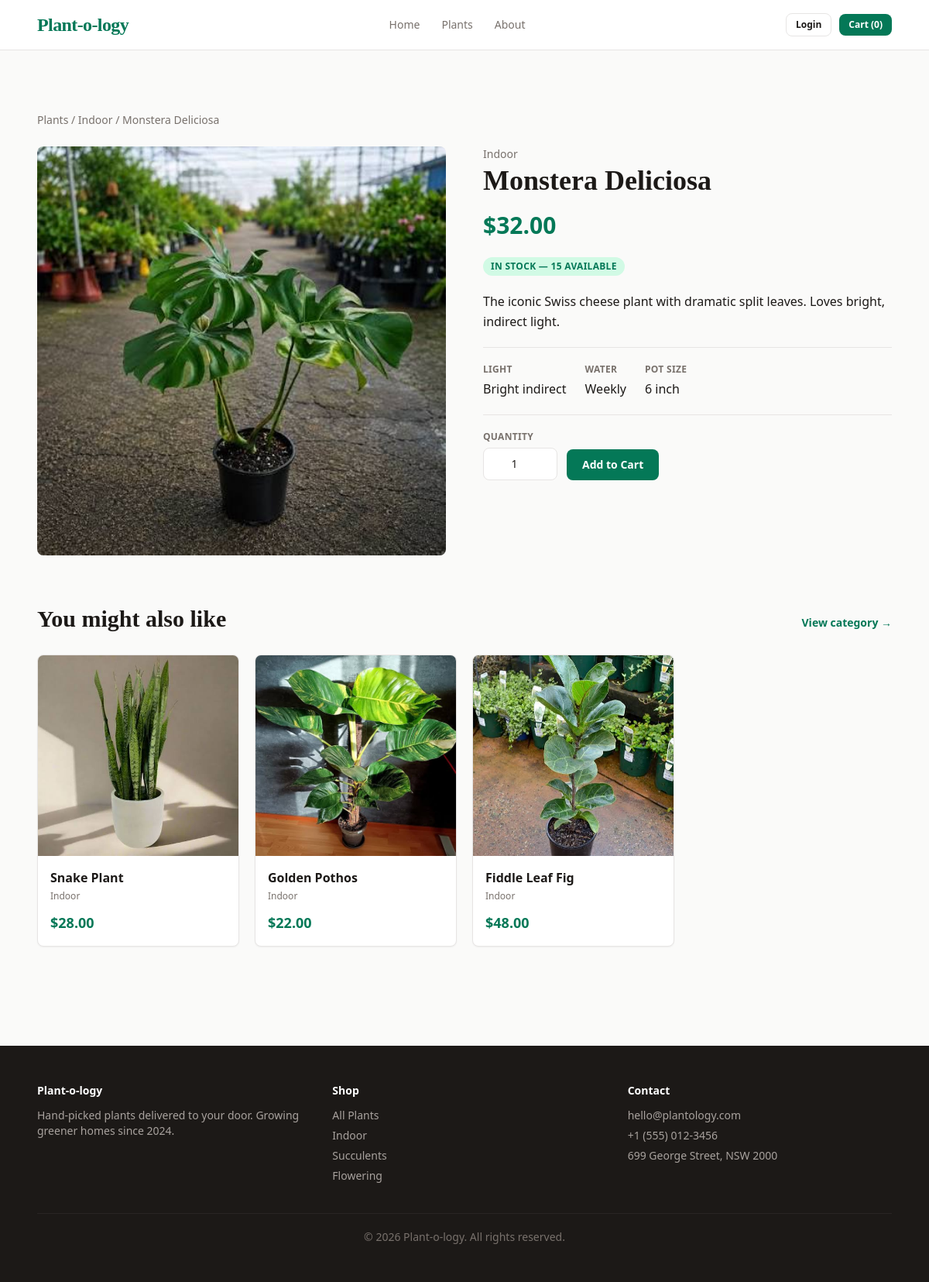
The page /product.php?slug=monstera-deliciosa on the database its author committed.
### tables this page shows
CREATE TABLE `products` (
  `id` int(11) NOT NULL,
  `category_id` int(11) DEFAULT NULL,
  `name` varchar(100) NOT NULL,
  `slug` varchar(100) NOT NULL,
  `description` text DEFAULT NULL,
  `light` varchar(50) DEFAULT NULL,
  `water` varchar(50) DEFAULT NULL,
  `pot_size` varchar(30) DEFAULT NULL,
  `price` decimal(10,2) NOT NULL,
  `stock` int(11) NOT NULL DEFAULT 0,
  `image` varchar(150) DEFAULT NULL,
  `featured` tinyint(1) NOT NULL DEFAULT 0,
  `created_at` timestamp NOT NULL DEFAULT current_timestamp()
);

CREATE TABLE `categories` (
  `id` int(11) NOT NULL,
  `name` varchar(50) NOT NULL,
  `slug` varchar(50) NOT NULL
);

### includes/functions.php (called while the page is built, shortened)
<?php
function e($value) {
    return htmlspecialchars($value ?? '', ENT_QUOTES, 'UTF-8');
}
function price($value) {
    return '$' . number_format((float)$value, 2);
}
function plant_image($filename) {
    $path = 'images/' . $filename;
    return file_exists($path) ? $path : null;
}

### product.php (the view, shortened to what this page needs)
<?php
require_once 'includes/db.php';
$slug = trim($_GET['slug'] ?? '');
$stmt = $conn->prepare("
    SELECT p.*, c.name AS category_name
    FROM products p
    LEFT JOIN categories c ON p.category_id = c.id
    WHERE p.slug = ?
");
$stmt->execute([$slug]);
$product = $stmt->fetch();
    ?>
    <?php
$related = $conn->prepare("
    SELECT p.*, c.name AS category_name
    FROM products p
    LEFT JOIN categories c ON p.category_id = c.id
    WHERE p.category_id = ? AND p.id <> ?
    ORDER BY RAND()
    LIMIT 4
");
$related->execute([$product['category_id'], $product['id']]);
$related = $related->fetchAll();
$img = plant_image($product['image']);
$out = $product['stock'] <= 0;
include 'includes/header.php';
?>
<div class="max-w-6xl mx-auto px-6">
    <p class="text-stone-500 text-sm mb-6">
        <a href="products.php" class="hover:text-emerald-700">Plants</a>
        <?php if ($product['category_name']): ?>
            / <a href="products.php?category=<?php echo urlencode(strtolower(str_replace(' ', '-', $product['category_name']))); ?>" class="hover:text-emerald-700"><?php echo e($product['category_name']); ?></a>
        <?php endif; ?>
        / <?php echo e($product['name']); ?>
    </p>
    <div class="grid grid-cols-2 gap-12 items-start">
        <div class="aspect-square bg-stone-100 rounded-lg overflow-hidden flex items-center justify-center">
            <?php if ($img): ?>
                <img src="<?php echo e($img); ?>" alt="<?php echo e($product['name']); ?>" class="w-full h-full object-cover">
            <?php endif; ?>
        </div>
        <div>
            <div class="text-stone-500 text-sm"><?php echo e($product['category_name'] ?? 'Plant'); ?></div>
            <h1 class="font-serif text-4xl font-bold mt-1 mb-2"><?php echo e($product['name']); ?></h1>
            <div class="text-emerald-700 text-3xl font-bold my-5"><?php echo price($product['price']); ?></div>
            <?php if ($out): ?>
                <span class="inline-block px-2.5 py-1 rounded-full text-xs font-semibold uppercase tracking-wide bg-red-100 text-red-700">Out of stock</span>
            <?php else: ?>
                <span class="inline-block px-2.5 py-1 rounded-full text-xs font-semibold uppercase tracking-wide bg-emerald-100 text-emerald-700">In stock — <?php echo (int)$product['stock']; ?> available</span>
            <?php endif; ?>
            <?php if ($product['description']): ?>
                <p class="mt-5"><?php echo e($product['description']); ?></p>
            <?php endif; ?>
            <div class="flex flex-wrap gap-6 py-5 border-y border-stone-200 my-5">
                <div class="flex flex-col gap-1">
                    <span class="text-xs font-semibold uppercase tracking-wide text-stone-500">Light</span>
                    <span><?php echo e($product['light'] ?? '—'); ?></span>
                </div>
                <div class="flex flex-col gap-1">
                    <span class="text-xs font-semibold uppercase tracking-wide text-stone-500">Water</span>
                    <span><?php echo e($product['water'] ?? '—'); ?></span>
                </div>
                <div class="flex flex-col gap-1">
                    <span class="text-xs font-semibold uppercase tracking-wide text-stone-500">Pot size</span>
                    <span><?php echo e($product['pot_size'] ?? '—'); ?></span>
                </div>
            </div>
            <?php if ($out): ?>
                <p class="text-stone-500">This plant is currently out of stock. Check back soon.</p>
            <?php else: ?>
                <form method="post" action="cart.php" class="flex items-end gap-3 mt-5" data-add-cart>
                    <div class="flex flex-col gap-1.5 mb-0">
                        <label class="text-xs font-semibold uppercase tracking-wide text-stone-500">Quantity</label>
                        <input type="number" name="quantity" value="1" min="1" max="<?php echo (int)$product['stock']; ?>" required
                            class="w-24 px-3.5 py-2.5 text-center bg-white border border-stone-200 rounded-lg text-sm font-sans focus:outline-none focus:border-emerald-700 transition-colors">
                    </div>
                    <button type="submit" class="inline-block px-5 py-2.5 rounded-lg font-semibold text-sm bg-emerald-700 text-white hover:bg-emerald-800 transition-all">Add to Cart</button>
                </form>
            <?php endif; ?>
        </div>
    </div>
    <?php if ($related): ?>
    <section class="my-16">
        <div class="flex items-baseline justify-between mb-7">
            <h2 class="font-serif text-3xl font-bold">You might also like</h2>
            <a href="products.php?category=<?php echo urlencode(strtolower(str_replace(' ', '-', $product['category_name']))); ?>" class="text-emerald-700 text-sm font-semibold hover:underline">View category →</a>
        </div>
        <div class="grid grid-cols-4 gap-5">
            <?php foreach ($related as $r): ?>
                <?php $rimg = plant_image($r['image']); ?>
                <a href="product.php?slug=<?php echo urlencode($r['slug']); ?>"
                class="ProductCard flex flex-col overflow-hidden bg-white border border-stone-200 rounded-lg shadow-sm transition-all hover:border-emerald-700 hover:-translate-y-0.5 hover:shadow-md">
                    <div class="aspect-square bg-stone-100 flex items-center justify-center overflow-hidden">
                        <?php if ($rimg): ?>
                            <img src="<?php echo e($rimg); ?>" alt="<?php echo e($r['name']); ?>" class="w-full h-full object-cover">
                        <?php else: ?>
                            <div class="text-stone-500 text-sm text-center p-5"><div class="text-4xl mb-2 opacity-50">🌿</div><?php echo e($r['name']); ?></div>
                        <?php endif; ?>
                    </div>
                    <div class="flex flex-col flex-1 p-4">
                        <div class="text-base font-semibold mb-1"><?php echo e($r['name']); ?></div>
                        <div class="text-stone-500 text-xs mb-3"><?php echo e($r['category_name'] ?? 'Plant'); ?></div>
                        <div class="text-emerald-700 text-lg font-bold mt-auto"><?php echo price($r['price']); ?></div>
                    </div>
                </a>
            <?php endforeach; ?>
        </div>
    </section>
    <?php endif; ?>
</div>
<?php include 'includes/footer.php'; ?>

### rows shown on the page
products: category.name "Indoor", name "Monstera Deliciosa", image (picture), price "$32.00", stock "15", description "The iconic Swiss cheese plant with dramatic split leaves. Loves bright, indirect light.", light "Bright indirect", water "Weekly", pot_size "6 inch"
products: image (picture), name "Snake Plant", category.name "Indoor", price "$28.00"
products: image (picture), name "Golden Pothos", category.name "Indoor", price "$22.00"
products: image (picture), name "Fiddle Leaf Fig", category.name "Indoor", price "$48.00"

### other values the page prints
cart_count() "0"
